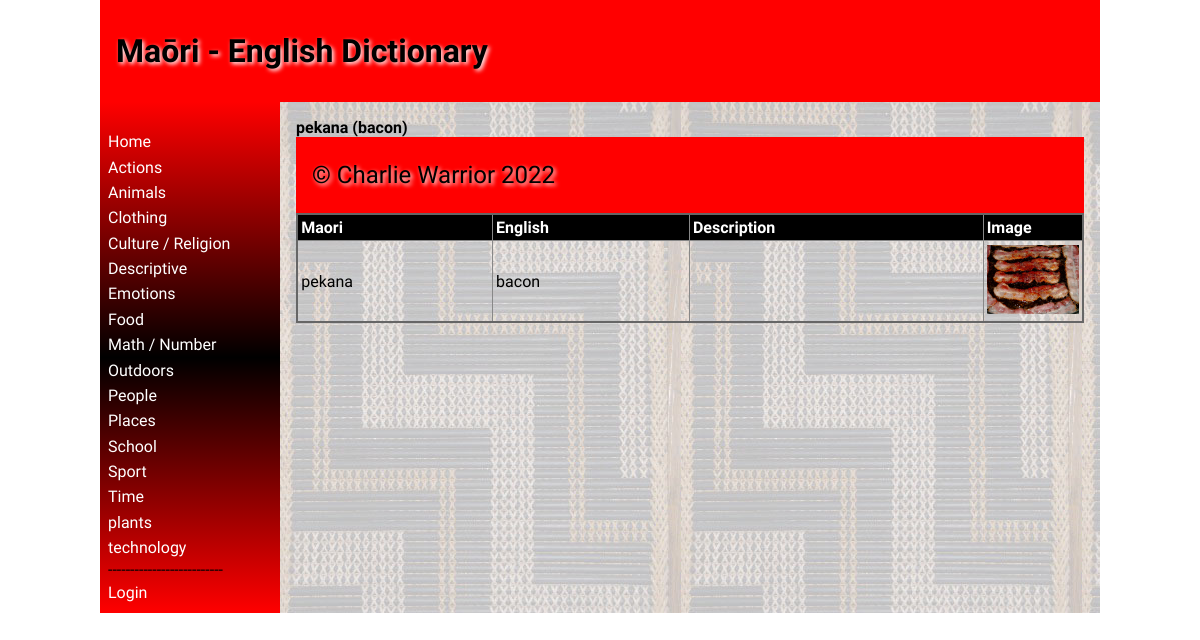
/word/10, run on the app's committed database.
### tables this page shows
CREATE TABLE categories
(
	id integer
		constraint categories_pk
			primary key autoincrement,
	name varchar(30)
);

CREATE TABLE "dictionary"
(
	id integer
		constraint dictionary_pk
			primary key autoincrement,
	maori_word varchar(30),
	definition varchar(50),
	level int,
	english_word varchar(30),
	image varchar(30),
	editor_id integer
		constraint dictionary_users_id_fk
			references users,
	editted varchar(30),
	cat_id integer
		references categories
			on update cascade on delete cascade
);

### app.py (the view)
@app.route('/word/<ID>')
def render_home2(ID):
    con = create_connection(DATABASE)
    query = "SELECT id, maori_word, english_word, image FROM dictionary WHERE id=? ORDER BY maori_word ASC"
    cur = con.cursor()
    cur.execute(query, (ID, ))
    word_list = cur.fetchall()
    con.close
    return render_template("word.html", logged_in=is_logged_in(), categories=get_categories(), word=word_list[0])

### app.py (called while the page is built)
def create_connection(db_file):
    try:
        connection = sqlite3.connect(db_file)
        return connection
    except Error as e:
        print(e)
    return None

def is_logged_in():
    if session.get("email") is None:
        print('Not Logged In')
        return False
    print('Logged In')
    return True

def get_categories():
    con = create_connection(DATABASE)
    print(con)
    query = "SELECT id, name FROM categories ORDER BY name ASC"
    cur = con.cursor()
    cur.execute(query)
    category_list = cur.fetchall()
    con.close()
    return category_list

### templates/word.html (shortened to what this page needs)
{% extends 'base.html' %}
{% block heading %}Maōri - English Dictionary{% endblock %}
{% block main %}
<b>{{ word[1] }} ({{ word[2] }})</b>
<table>
    <tr>
        <th>Maori</th>
        <th>English</th>
        <th>Description</th>
        <th>Image</th>
    </tr>
    <tr>
        <td>{{ word[1] }}</td>
        <td>{{ word[2] }}</td>
        <td>{{ word[4] }}</td>
        <td width="100"><img src="/static/images/{{ word[3] }}"></td>
    </tr>
{% endblock %}

### templates/base.html (shortened to what this page needs)
<!doctype html>
<html lang="en">
<head>
    <link href="{{ url_for('static', filename='css/style.css') }}" rel="stylesheet">
</head>
<body>
<div id="container">
    <header>
        <h1>{% block heading %}{% endblock %}</h1>
    </header>
    <nav>
        <ul>
            <li><a href="\">Home</a></li>
            {% for category in categories %}
            <li><a href="/category/{{category[0]}}">{{category[1]}}</a></li>
            {% endfor %}
        --------------------------
        {% if logged_in %}
              <li><a href="\logout">Logout</a></li>
    {% else %}
            <li><a href="\login">Login</a></li>
        </ul>
        {% endif %}
    </nav>
    <main>
        {% block main%}{% endblock %}
    </main>
    <footer>
        <p>
            &copy; Charlie Warrior 2022
        </p>
    </footer>
</div>
</body>
</html>

### static/css/style.css (style rules this page uses)
* { font-family: Comfortaa, sans-serif; margin: 0; padding: 0; box-sizing: border-box; }
#container { display: grid; grid-template-columns: 75px auto; grid-template-areas: 'nav header' 'main main' 'footer footer'; }
header { grid-area: header; background-color: #f00; padding: 1rem; }
nav { grid-area: nav; }
main { grid-area: main; padding: 1rem; background-color: #edd; }
h1, h2, h3, h4 { padding: 1rem 0; font-family: 'Suez One', serif; color: #000; text-shadow: 2px 2px 4px #fff; }
p { padding: 0.5rem 0; }
a { color: #222; }
img { width: 100%; }
table { width: 100%; border: 2px solid #666; border-collapse: collapse; }
th, td { border: 1px solid #888; padding: 0.2rem; text-align: left; }
th { background-color: #000; color: #fff; }
footer { grid-area: footer; padding: 1rem; background-color: #f00; }
footer p { color: #000; text-shadow: 2px 2px 4px #fff; font-size: 1.5rem; }
@media only screen and (min-width: 768px) { #container { grid-template-columns: 180px auto; grid-template-areas: 'header header' 'nav main' 'footer footer'; } }
@media only screen and (min-width: 768px) { nav { background: linear-gradient(180deg, rgba(255,0,0,1) 0%, rgba(0, 0, 0, 1) 50%, rgba(255,0,0,1) 100%); padding: 0.5rem; } }
@media only screen and (min-width: 768px) { nav ul { list-style: none; } }
@media only screen and (min-width: 768px) { nav li { padding: 0.2rem 0; } }
@media only screen and (min-width: 768px) { nav a { color: #fff; text-decoration: none; } }
@media only screen and (min-width: 768px) { main { background-image: url('/poutama.jpg'); } }
@media only screen and (min-width: 1000px) { #container { width: 1000px; margin: auto; } }

### data on the page
categories: name "Actions"
categories: name "Animals"
categories: name "Clothing"
categories: name "Culture / Religion"
categories: name "Descriptive"
categories: name "Emotions"
categories: name "Food"
categories: name "Math / Number"
categories: name "Outdoors"
categories: name "People"
categories: name "Places"
categories: name "School"
categories: name "Sport"
categories: name "Time"
categories: name "plants"
categories: name "technology"
dictionary: maori_word "pekana", english_word "bacon", image (picture)
